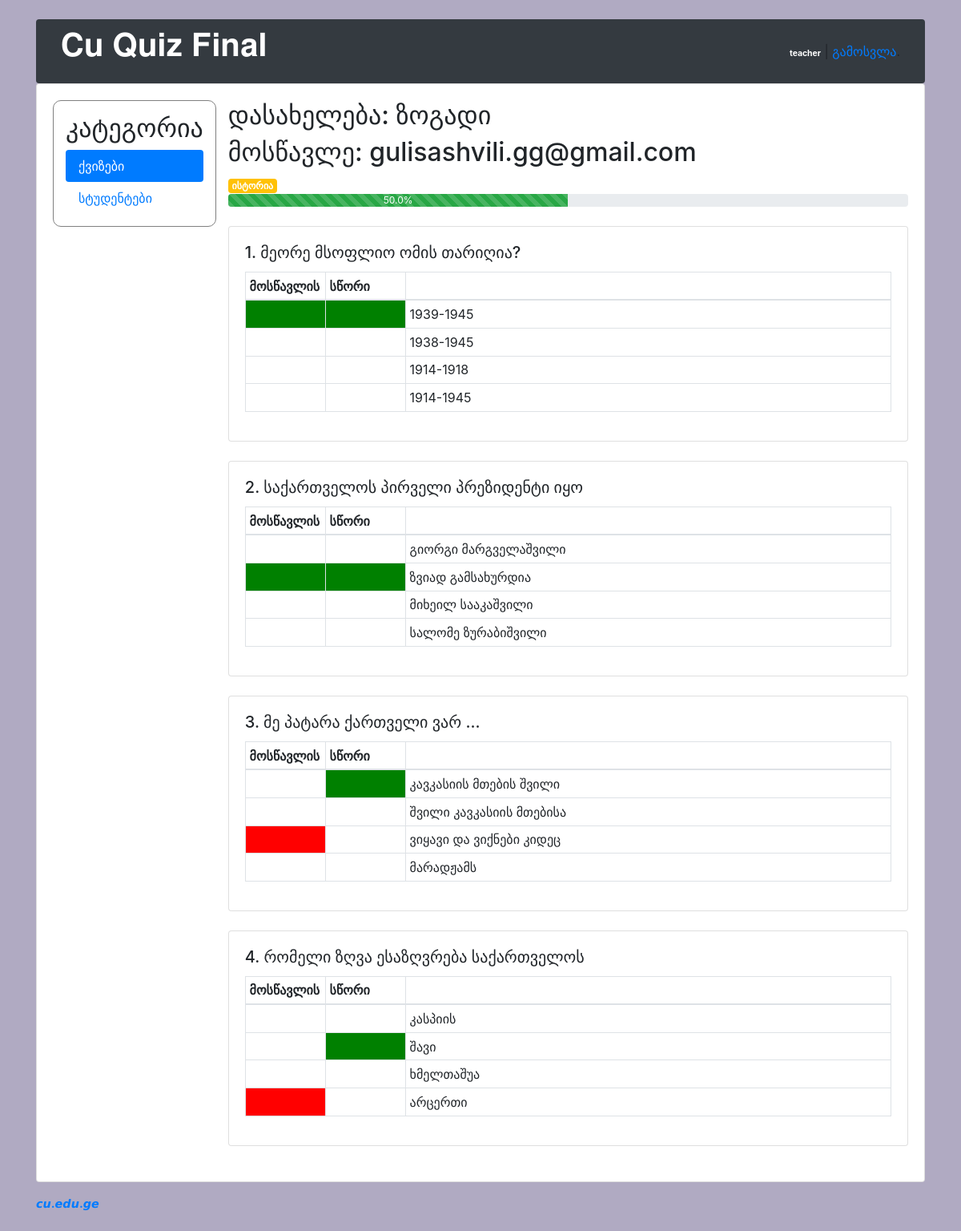
Page /teachers/quiz/1/student/4/ (signed in) on the committed database.
### classroom/models.py (models this page shows, shortened)
class User(AbstractUser):
    is_student = models.BooleanField(default=False)
    is_teacher = models.BooleanField(default=False)
    username = models.CharField(error_messages={'unique': 'მომხმარებლის სახელი დაკავებულია.'}, max_length=150, unique=True, verbose_name='მომხმარებლის სახელი')

class Quiz(models.Model):
    owner = models.ForeignKey(User, on_delete=models.CASCADE, related_name='quizzes')
    name = models.CharField("დასახელება", max_length=255)
    subject = models.ForeignKey(Subject, on_delete=models.CASCADE, verbose_name=u'საგანი',
                                related_name='quizzes')

class Student(models.Model):
    user = models.OneToOneField(User, on_delete=models.CASCADE, primary_key=True)
    quizzes = models.ManyToManyField(Quiz, through='TakenQuiz')
    interests = models.ManyToManyField(Subject, related_name='interested_students')
    score = models.IntegerField(default=0)
    def __str__(self):
        return self.user.username

class Subject(models.Model):
    name = models.CharField(max_length=30)
    color = models.CharField(max_length=7, default='#007bff')
    def get_html_badge(self):
        name = escape(self.name)
        color = escape(self.color)
        html = '<span class="badge badge-primary" style="background-color: %s">%s</span>' % (color, name)
        return mark_safe(html)

class TakenQuiz(models.Model):
    student = models.ForeignKey(Student, on_delete=models.CASCADE, related_name='taken_quizzes')
    quiz = models.ForeignKey(Quiz, on_delete=models.CASCADE, related_name='taken_quizzes')
    score = models.IntegerField()
    percentage = models.FloatField()
    date = models.DateTimeField(auto_now_add=True)

class Question(models.Model):
    quiz = models.ForeignKey(Quiz, on_delete=models.CASCADE, related_name='questions')
    text = models.TextField('Question')

class Answer(models.Model):
    question = models.ForeignKey(Question, on_delete=models.CASCADE, related_name='answers')
    text = models.CharField('Answer', max_length=255)
    is_correct = models.BooleanField('Correct answer', default=False)

### classroom/views/teachers.py (the view)
@method_decorator([login_required, teacher_required()], name='dispatch')
class QuizResultsStudentView(View):
    template_name = 'classroom/teachers/quiz_result.html'
    def get(self, request, *args, **kwargs):
        quiz = Quiz.objects.get(id=kwargs['pk'])
        student = Student.objects.get(user=kwargs['student_pk'])
        taken_quiz = TakenQuiz.objects.filter(student=student, quiz=quiz)
        questions = Question.objects.filter(quiz=quiz)
        return render(request, self.template_name, {'questions': questions,
                                                    'quiz': quiz, 'percentage': taken_quiz[0].percentage,
                                                    'student': student})

### classroom/templatetags/quiz_extras.py (called while the page is built)
@register.simple_tag
def marked_answerForTeacher(student, opt):
    studentanswer = StudentAnswer.objects.filter(student=student, answer=opt)
    if studentanswer:
        if opt.is_correct:
            return 'correct'
        return 'wrong'
    return ''

### classroom/templates/classroom/teachers/quiz_result.html
{% extends 'base.html' %}
{% load quiz_extras %}
{% block content %}
    <div id = responsivediv>
        <div>
            {% include 'classroom/teachers/_header.html' with active='new' %}
        </div>
        <div style="width: 100%">
            <h2>დასახელება: {{ quiz.name }}</h2>
            <h2>მოსწავლე: {{ student }}</h2>
            {{ quiz.subject.get_html_badge }}
            <div class="progress">
                <div class="progress-bar progress-bar-striped bg-success" role="progressbar"
                     style="width: {{ percentage }}%" aria-valuenow="{{ percentage }}" aria-valuemin="0"
                     aria-valuemax="100">{{ percentage }}%
                </div>
            </div>
            <br>
            {% for question in questions %}
                <div class="card" style="overflow-x:auto;">
                    <div class="card-body">
                        <h5 class="card-title">{{ forloop.counter }}. {{ question.text }}</h5>
                        <table class="table table-bordered table-sm">
                            <thead>
                            <tr>
                                <th>მოსწავლის</th>
                                <th>სწორი</th>
                                <th></th>
                            </tr>
                            </thead>
                            <tbody>
                            {% for opt in question.answers.all %}
                                {% marked_answerForTeacher student opt as opt_marked %}
                                <tr>
                                    <td style="width: 100px;{% if opt_marked == 'correct' %} background:green{% elif opt_marked == 'wrong' %} background:red{% endif %}"></td>
                                    <td style="width: 100px;{% if opt.is_correct %} background:green{% endif %}"></td>
                                    <td>{{ opt.text }}</td>
                                </tr>
                            {% endfor %}
                            </tbody>
                        </table>
                    </div>
                </div>
                <br>
            {% endfor %}
        </div>
    </div>
{% endblock %}

### templates/base.html (shortened to what this page needs)
{% load static %}<!doctype html>
<html lang="en">
  <head>
    <link rel="stylesheet" href="{% static 'css/bootstrap.min.css' %}">
    <link rel="stylesheet" type="text/css" href="{% static 'css/app.css' %}">
    {% if user.is_authenticated and user.is_teacher %}
      <link rel="stylesheet" type="text/css" href="{% static 'css/teachers.css' %}">
    {% else %}
      <link rel="stylesheet" type="text/css" href="{% static 'css/students.css' %}">
    {% endif %}
  </head>
  <body>
    <div class="container my-4">
      <div class="row justify-content-center">
        <div class="col-md-15
         col-sm-12">
          <div class="navbar navbar-expand-lg navbar-dark bg-dark" style="border-radius: .25rem;">
            <div class="col-6">
              <h1 class="logo">
                <a href="{% url 'home' %}">
                    <p style="color:white">𝐂𝐮 𝐐𝐮𝐢𝐳 𝐅𝐢𝐧𝐚𝐥</p>
                </a>
              </h1>
            </div>
            <div class="col-6 text-right">
              {% if user.is_authenticated %}
                <p class="pt-3"><strong style="color: white; font-size: 65%">{{ user.username }}{% if user.is_student %} - {{user.student.score}}{% endif %}</strong> | <a href="{% url 'logout' %}">გამოსვლა</a>.</p>
              {% else %}
                <a href="{% url 'login' %}" class="btn btn-light" role="button">შესვლა</a>
                <a href="{% url 'signup' %}" class="btn btn-primary" role="button">რეგისტრაცია</a>
              {% endif %}
            </div>
          </div>
          <div class="card mb-3">
            <div class="card-body">
              {% block content %}
              {% endblock %}
            </div>
          </div>
          <footer>
            <strong><a style="color: #007bff" href="https://cu.edu.ge">𝙘𝙪.𝙚𝙙𝙪.𝙜𝙚</a></strong>
          </footer>
        </div>
      </div>
    </div>
  </body>
</html>

### static/css/app.css (style rules this page uses)
.logo { font-family: 'Muli', sans-serif; }
.logo a { color: #212529; text-decoration: none; }
footer { font-size: .9rem; }
footer a { color: #212529; }

### static/css/teachers.css (style rules this page uses)
body { background-color: #b0aac2; }
@media only screen and (min-width: 1000px) { #responsivediv { display: flex; } }
@media only screen and (min-width: 1000px) { table { border-collapse: collapse; border-spacing: 0; width: 100%; border: 1px solid #ddd; } }

### rows in the picture
User: username "teacher"
Quiz: name "ზოგადი", subject.get_html_badge "ისტორია"
Student: user_id.username "gulisashvili.gg@gmail.com"
TakenQuiz: percentage "50.0"
Question: text "მეორე მსოფლიო ომის თარიღია?"
Answer: is_correct True (drawn), text "1939-1945"
Answer: is_correct False (drawn), text "1938-1945"
Answer: is_correct False (drawn), text "1914-1918"
Answer: is_correct False (drawn), text "1914-1945"
Question: text "საქართველოს პირველი პრეზიდენტი იყო"
Answer: is_correct False (drawn), text "გიორგი მარგველაშვილი"
Answer: is_correct True (drawn), text "ზვიად გამსახურდია"
Answer: is_correct False (drawn), text "მიხეილ სააკაშვილი"
Answer: is_correct False (drawn), text "სალომე ზურაბიშვილი"
Question: text "მე პატარა ქართველი ვარ ..."
Answer: is_correct True (drawn), text "კავკასიის მთების შვილი"
Answer: is_correct False (drawn), text "შვილი კავკასიის მთებისა"
Answer: is_correct False (drawn), text "ვიყავი და ვიქნები კიდეც"
Answer: is_correct False (drawn), text "მარადჟამს"
Question: text "რომელი ზღვა ესაზღვრება საქართველოს"
Answer: is_correct False (drawn), text "კასპიის"
Answer: is_correct True (drawn), text "შავი"
Answer: is_correct False (drawn), text "ხმელთაშუა"
Answer: is_correct False (drawn), text "არცერთი"
